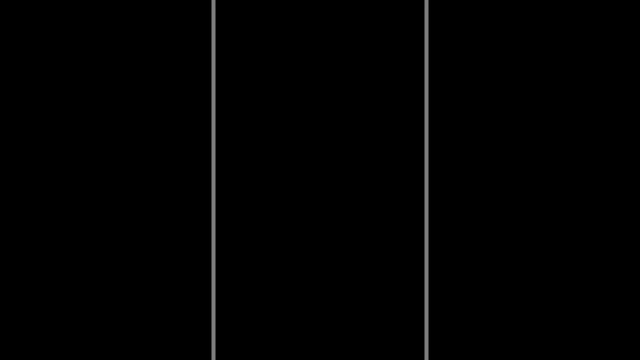
Frame 1 (no input)
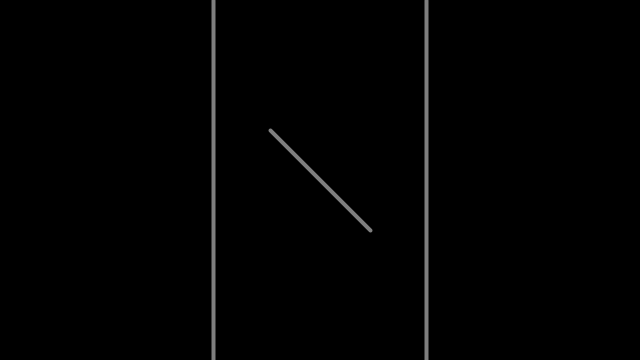
Frame 60 (the mouse pressed at the canvas centre just before this capture)
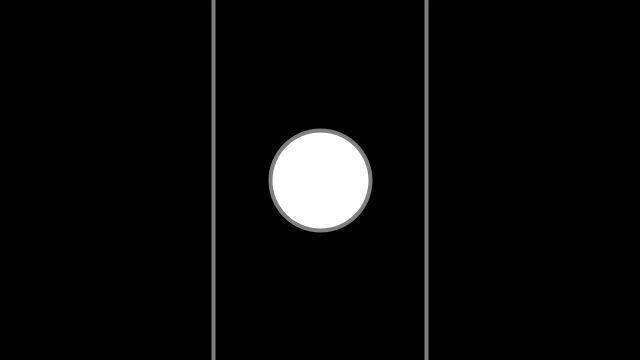
Frame 120 (the mouse held since frame 60 and released just before this capture)

The Processing sketch that drew these frames (run headless with seeded random() and noise(); from frame 60 on, the mouse is pressed at the canvas centre):

// Processing sketch: w2_stp13
// ── w2_stp13.pde
void setup() {
  size(640, 360);
  rectMode(CENTER);
}

void draw() {
  background(0);

  // what is wrong?
  if (mouseX > width / 3) {
    circle(width * .5, height * .5, 100);
  } else if (mouseX > width / 3 * 2) {
    square(width * .5, height * .5, 100);
  } else {
    line(width * .5 - 50, height * .5 - 50,
      width * .5 + 50, height * .5 + 50);
  }

  stroke(127);
  strokeWeight(4);
  line(width / 3, 0, width / 3, height);
  line(2 * width / 3, 0, 2 * width / 3, height);
}
